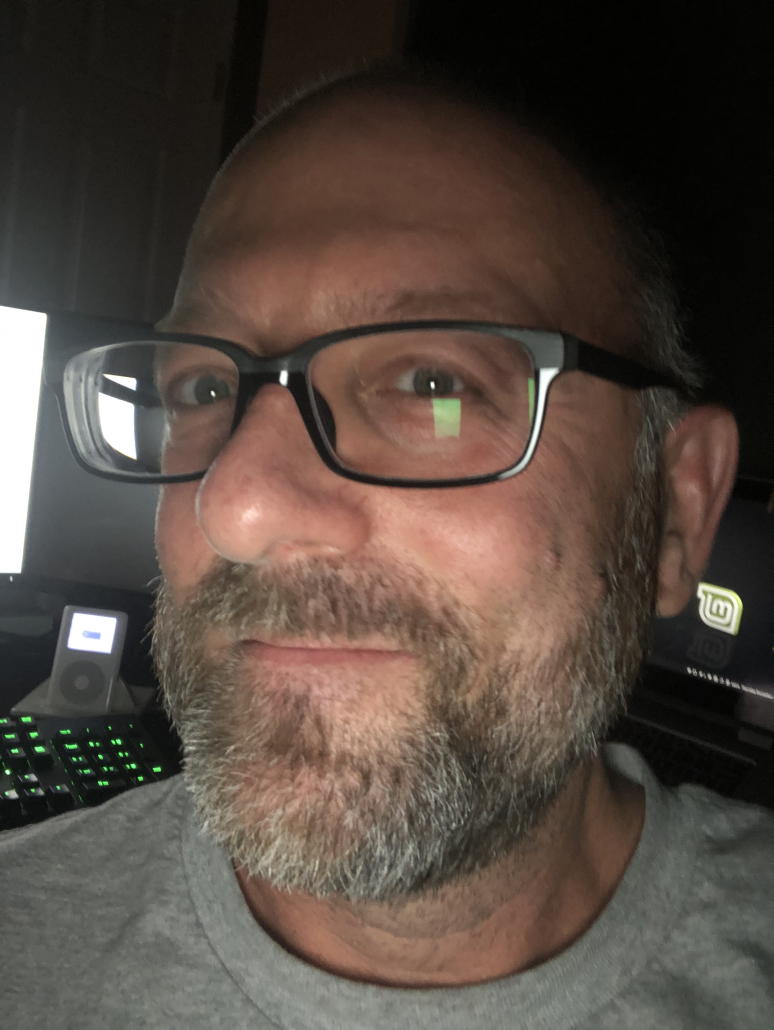
#> input picture Original_Course/Section26_OpenCV/face_detection/profile.jpg, 2320 x 3088 px (shown at 1/3 size)
$ python face_detector_twit.py
#> lines starting #> are read from the running program, lines starting #| are printed output that depends on the picture
import cv2

face_cascade = cv2.CascadeClassifier("haarcascade_frontalface_default.xml")

file = "profile.jpg"

img = cv2.imread(file)
#> img is the input picture: shape (3088, 2320, 3); mean B, G, R 64.5, 72.7, 85

gray_img = cv2.cvtColor(img, cv2.COLOR_BGR2GRAY)
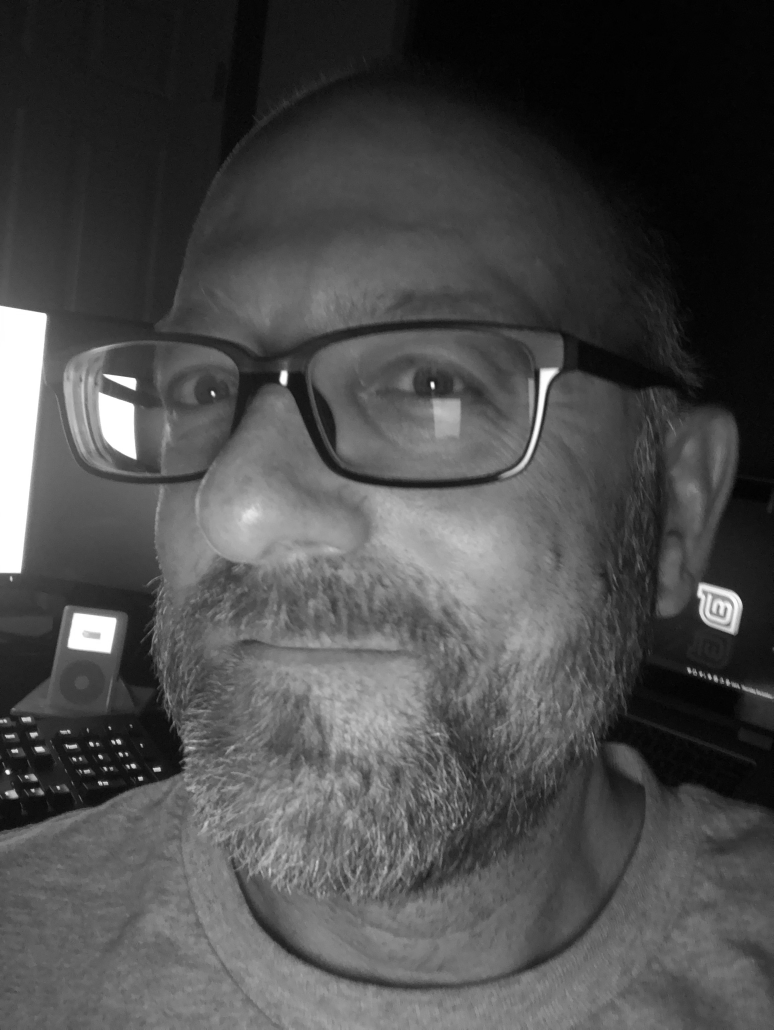
#> gray_img: shape (3088, 2320) (shown at 1/3 size); min 0, max 255, mean 75.5

sF = 110
mN = 3

faces = face_cascade.detectMultiScale(img,
                                      scaleFactor=sF/100.0,
                                      minNeighbors=mN)
#> faces = [[1202, 2276, 72, 72], [456, 2579, 288, 288], [1804, 2596, 387, 387], [516, 957, 1262, 1262]]

faces = faces[0:1] # Use only the first detection (typically largest)
#> faces = [[1202, 2276, 72, 72]]

for x, y, w, h in faces:
    img = cv2.rectangle(img, (x, y), (x+w, y+h), (255, 0, 0), 25)
#> this loop made 1 pass

cv2.imwrite("prof_" + str(mN) + "_" + str(sF) + "_" + file, img)

resized = cv2.resize(img, (int(img.shape[1]/5), int(img.shape[0]/5)))
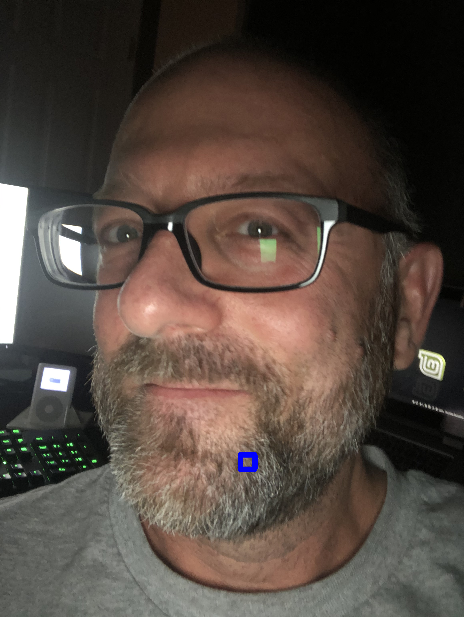
#> resized: shape (617, 464, 3); mean B, G, R 64.6, 72.5, 84.8

cv2.imshow("Detected", resized)
cv2.waitKey(0)
cv2.destroyAllWindows()

$ run again, with Original_Course/Section26_OpenCV/face_detection/photo.jpg copied over Original_Course/Section26_OpenCV/face_detection/profile.jpg
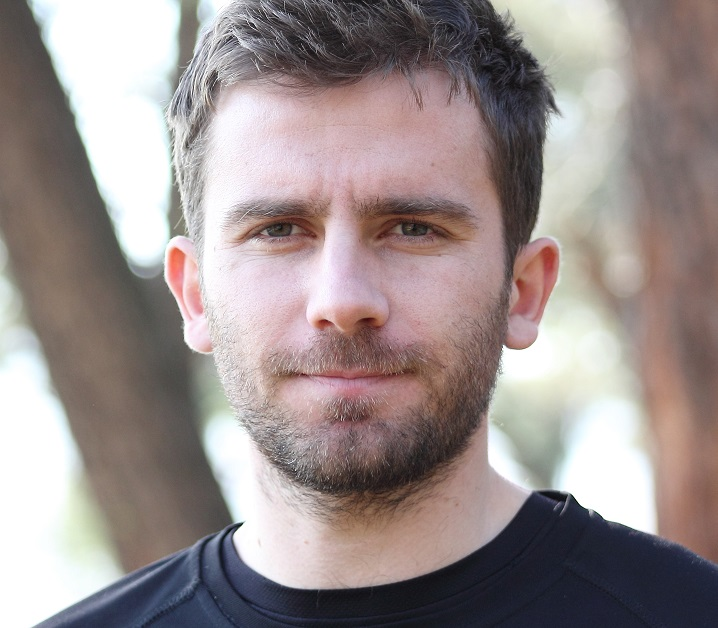
#> input picture Original_Course/Section26_OpenCV/face_detection/photo.jpg, 718 x 628 px
#> img is the input picture: shape (628, 718, 3); mean B, G, R 142, 143.2, 154.6
#> `gray_img = cv2.cvtColor(img, cv2.COLOR_BGR2GRAY)`:
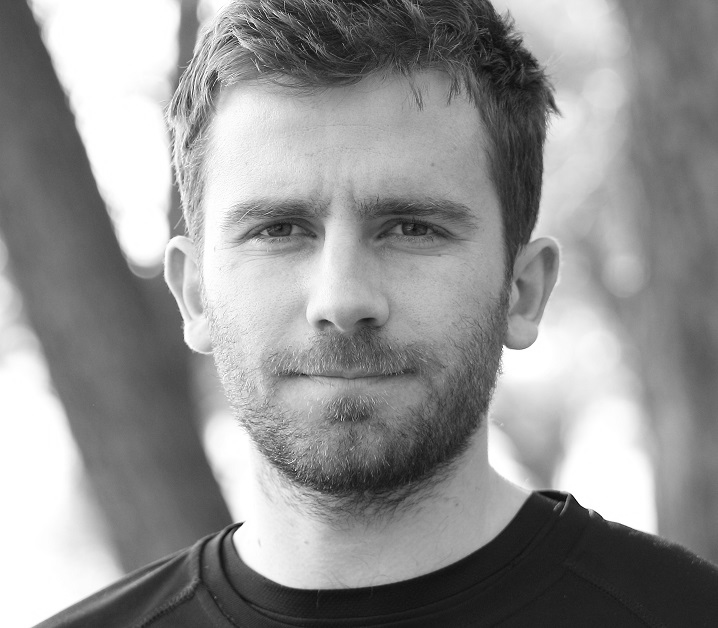
#> gray_img: shape (628, 718); min 2, max 255, mean 146.4
#> faces = [[152, 84, 384, 384]]
#> the loop `for x, y, w, h in faces:` made 1 pass
#> `resized = cv2.resize(img, (int(img.shape[1]/5), int(img.shape[0]/5)))`:
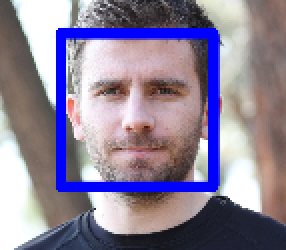
#> resized: shape (125, 143, 3) (shown 2 times larger); mean B, G, R 152.6, 130.3, 140.9
